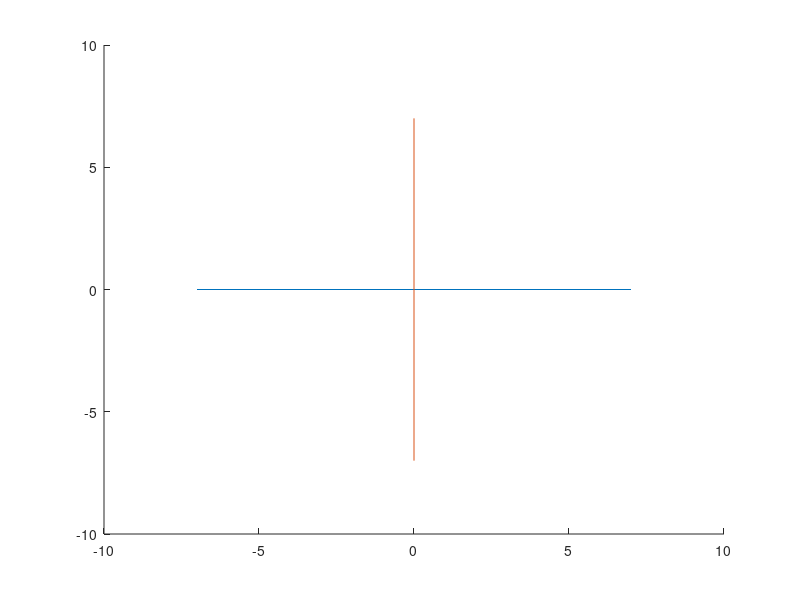

Write MATLAB code to recreate this figure. (Note: this script raises an error after producing the figure.)
clc;
clear all;
clf;
hold on
xaxis=plot([-7 7],[0 0]);
yaxis=plot([0 0],[-7 7]);
%bisction method
% a=-1;
% b=4;
% 
% syms x
% f(x)=x-(0.5*(exp(-x^2)));%function
% % f(x)=x^3-1
% m=linspace(0,4);
% plot(m,f(m))
% 
% for i=1:30
%     c=(a+b)/2
%     if f(c)<0
%         a=c;
%         
%     elseif f(c)>0
%         b=c;
%         
%     else
%         break;
%     end
%  
% end
% plot(c,f(c),'*k')   
% c 


%% fixed poit method%%

%test for fixed point with cos
% x0=0.5;
% x=x0;
% for i=1:50
%     x=cos(x);
%     x
% end
% %og
x0=3;
syms x 
f(x)=0.5*(exp(-x^2));%function
x1=x0;
m=linspace(0,1);
n=m;
hold on
plot(m,n);%ploting y=x
plot(m,f(m));%ploting f(x)=x
for i=1:15
    x1=f(x1);
     plot([x1 x1],[x1 f(x1)],'b-');
    plot([x1 f(x1)],[f(x1) f(x1)],'k-');%ploting fixed point
  if(abs(f(f(x1))-f(x1)));  
  end
end
x1
%% new method my method solvingx=f(x)eqn
% syms x
% f(x)=(0.5*(exp(-x^2)));
% g(x)=x;%function
% % f(x)=x^3-1
% m=linspace(0,4);
% plot(m,f(m));
% plot(m,g(m));
% for i=0.3:0.01:0.5
%     f(i);
%     g(i);
% if f(i)==g(i)
%     disp(i)
%     break;
% end
% end